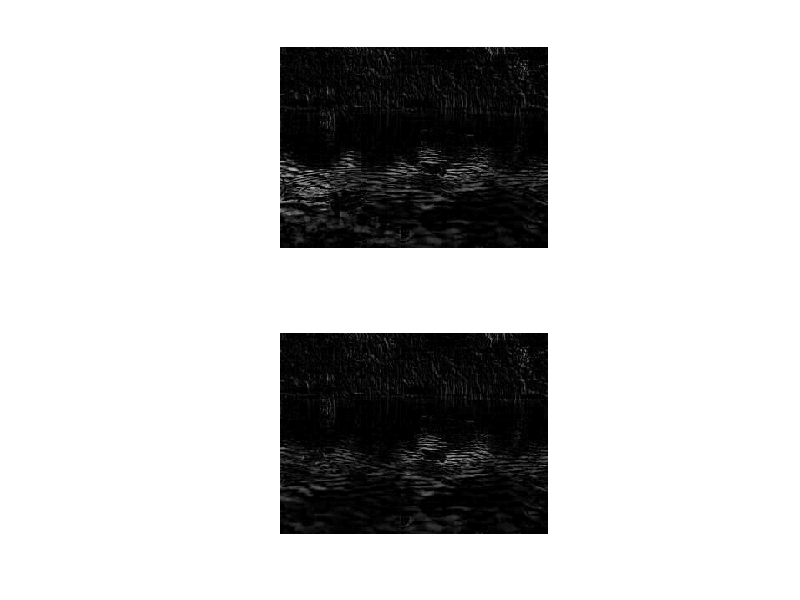

Reproduce this figure in MATLAB.
original_01 = load('Variables/01_original.mat');
original_01 = original_01.residuals_01_org;
org = reshape(original_01(1,:,:), [size(original_01, 2), size(original_01, 3)]);
subplot(2,1,1), imshow(org);

forged_01 = load('Variables/01_forged.mat');
forged_01 = forged_01.forged_01;
forg = reshape(forged_01(1,:,:), [size(forged_01, 2), size(forged_01, 3)]);
subplot(2,1,2),imshow(forg);
